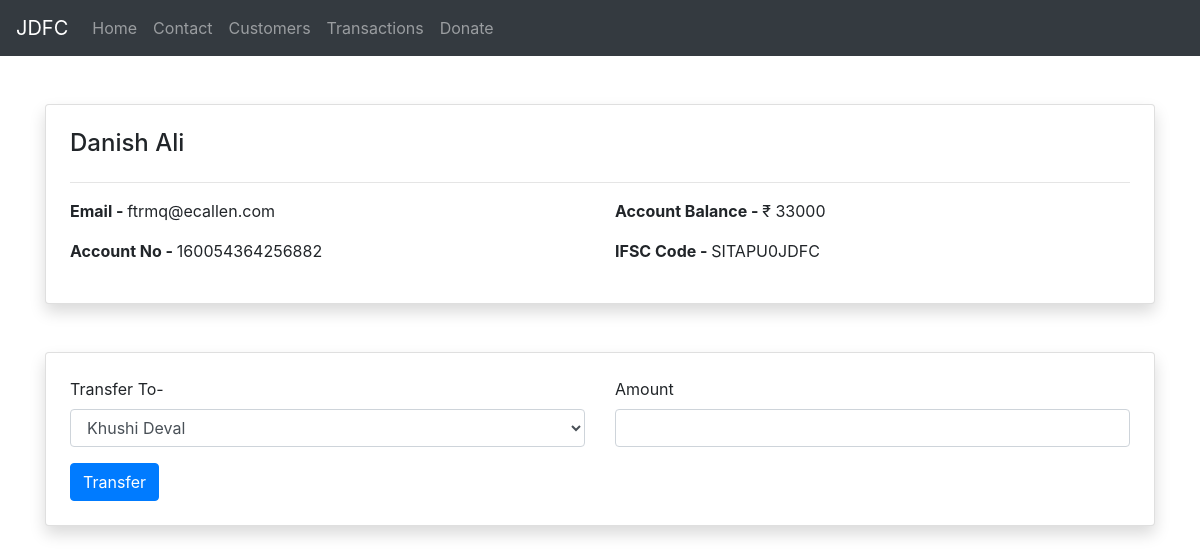
The page /form/160054364256882/ on the database as committed earlier.
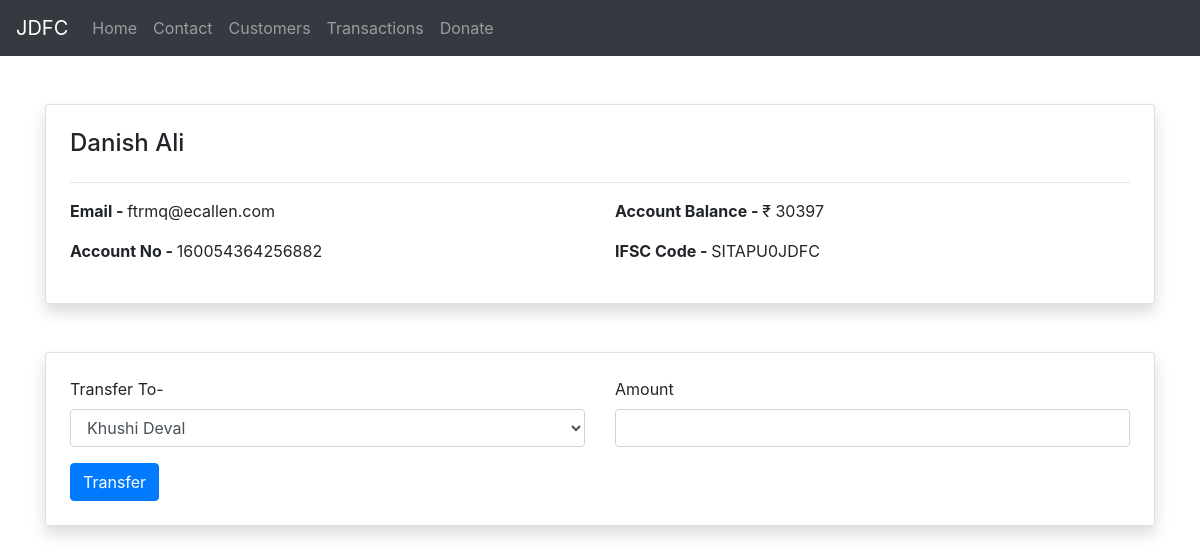
The same page on the database as committed later.
### home/models.py (models this page shows, shortened)
class Customer(models.Model):
    name = models.CharField(max_length=122)
    email = models.EmailField()
    account_no = models.CharField(max_length=122)
    ifsc_code = models.CharField(max_length=122)
    amount = models.IntegerField()

### home/views.py (the view)
# urls.py: path('form/<str:slug>/', views.form, name='form'),
def form(request, slug):
    sender = Customer.objects.get(account_no = slug)
    details = Customer.objects.exclude(account_no = slug)
    context = { "sender" : sender, "details" : details}
    return render(request, 'view.html', context)

### templates/view.html (shortened to what this page needs)
{% extends 'base.html' %}
{% block body %}
<div class="container">
    <div class="card shadow p-4 my-5 bg-body rounded">
        <h4>{{sender.name}}</h4>
        <hr>
        <div class="row">
            <div class="col-sm">
                <p><strong>Email - </strong>{{sender.email}}</p>
                <p><strong>Account No - </strong>{{sender.account_no}}</p>
            </div>
            <div class="col-sm">
                <p><strong>Account Balance - </strong>&#8377 {{sender.amount}}</p>
                <p><strong>IFSC Code - </strong>{{sender.ifsc_code}}</p>
            </div>
        </div>
    </div>
    <div class="card shadow p-4 my-5 bg-body rounded">
        <form method="POST" action="/transaction">
            <div class="row mb-3 ">
                <div class="col-md-6">
                    <label for="transfer_to" class="form-label">Transfer To- </label>
                    <select id="transfer_to" class="form-control" name="transfer_to">
                        {% for detail in details %}
                        <option>{{detail.name}}</option>
                        {% endfor %}
                    </select>
                </div>
                <div class="col-md-6">
                    <label for="amount" class="form-label">Amount</label>
                    <input type="number" class="form-control" id="amount" name="amount" required>
                </div>
            </div>
            <button type="submit" name="submit" value="{{sender.account_no}}" class="btn btn-primary">Transfer</button>
        </form>
    </div>
</div>
{% endblock %}

Rows that differ between the two databases and show on the page:
changed Customer "Danish Ali": amount "33000" → "30397"
